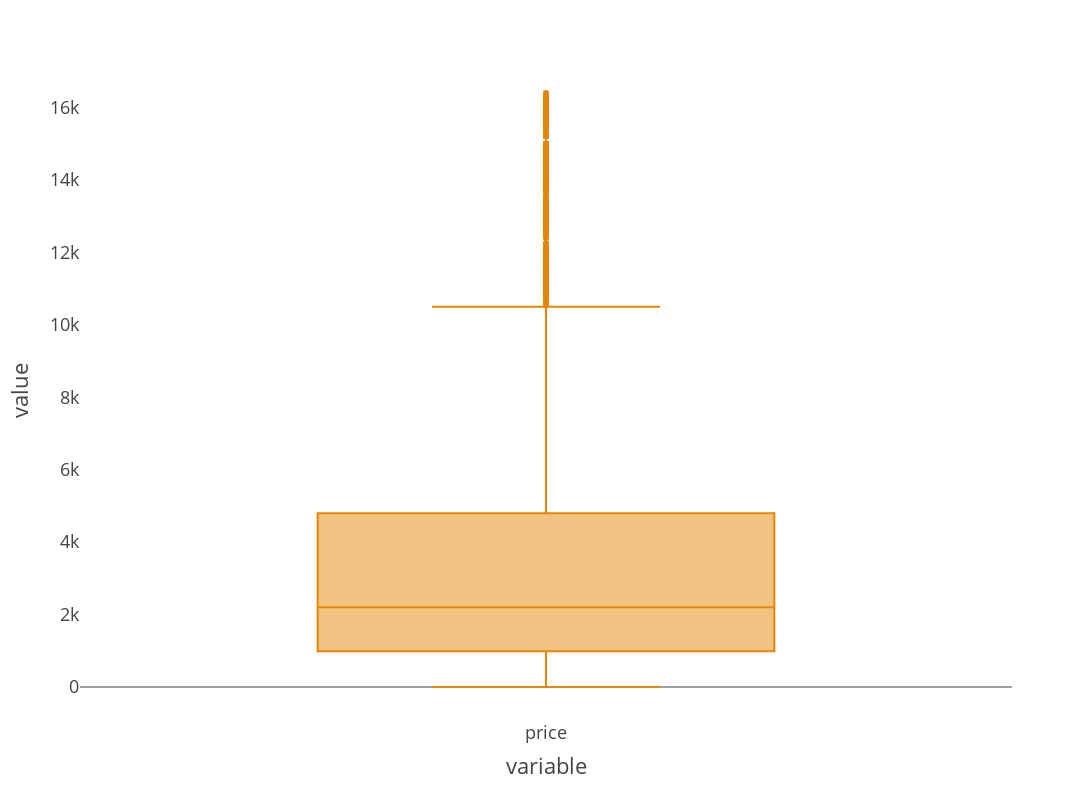

Here is the notebook cell this chart was saved with:
### Code cell
fig = px.box(df1, y=["price"],notched=False,color_discrete_sequence=px.colors.qualitative.Vivid)

fig.update_layout(autosize=False,
                  width=1200,
                  height=800,
                  template = "presentation")
fig.update_xaxes(showgrid= False)
fig.update_yaxes(showgrid= False)  
fig.show()

### Figure 1 — Plotly figure (JSON) as saved in the notebook; plotly's stock layout.template omitted (floating-point values rounded to 4 significant figures; data arrays with more than 128 entries replaced by an {"elided": "..."} marker saying what was removed)
{"data": [{"alignmentgroup": "True", "hovertemplate": "variable=%{x}<br>value=%{y}<extra></extra>", "legendgroup": "", "marker": {"color": "rgb(229, 134, 6)"}, "name": "", "notched": false, "offsetgroup": "", "orientation": "v", "showlegend": false, "type": "box", "x": {"elided": "7713 str values"}, "x0": " ", "xaxis": "x", "y": {"elided": "7713 int values"}, "y0": " ", "yaxis": "y"}], "layout": {"autosize": false, "boxmode": "group", "height": 800, "legend": {"tracegroupgap": 0}, "margin": {"t": 60}, "width": 1200, "xaxis": {"anchor": "y", "domain": [0, 1], "showgrid": false, "title": {"text": "variable"}}, "yaxis": {"anchor": "x", "domain": [0, 1], "showgrid": false, "title": {"text": "value"}}}}
